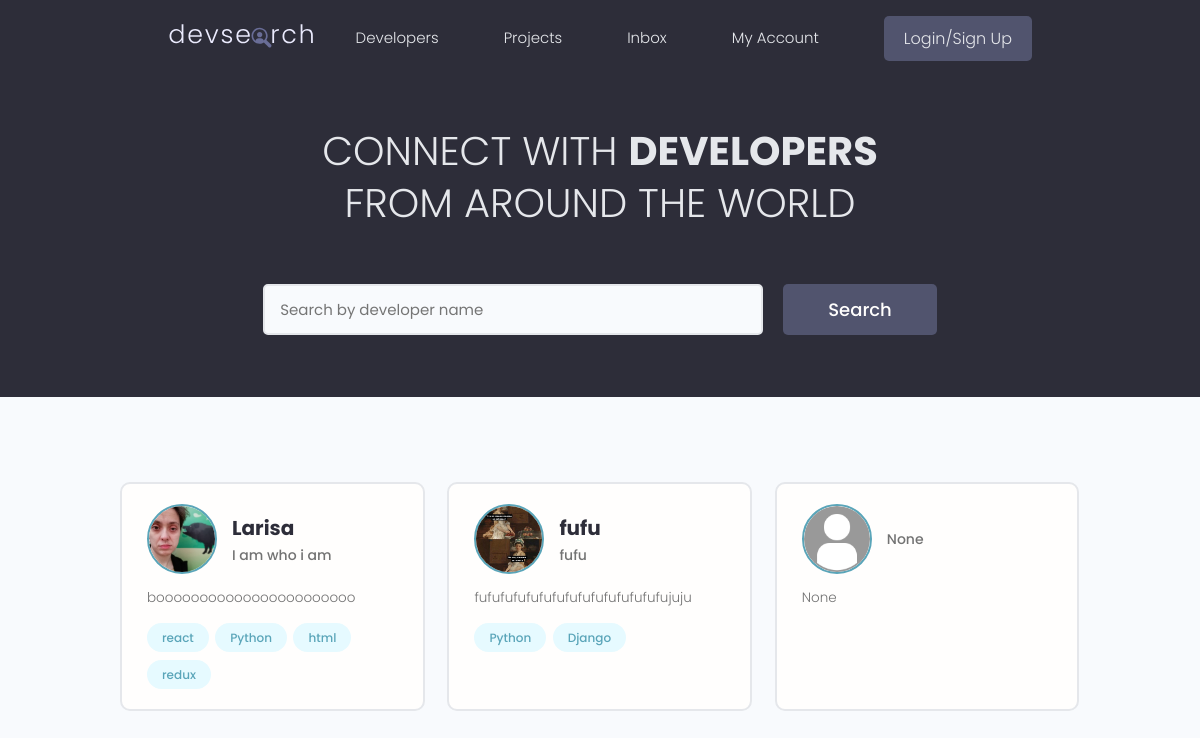
Before: / with the older database file.
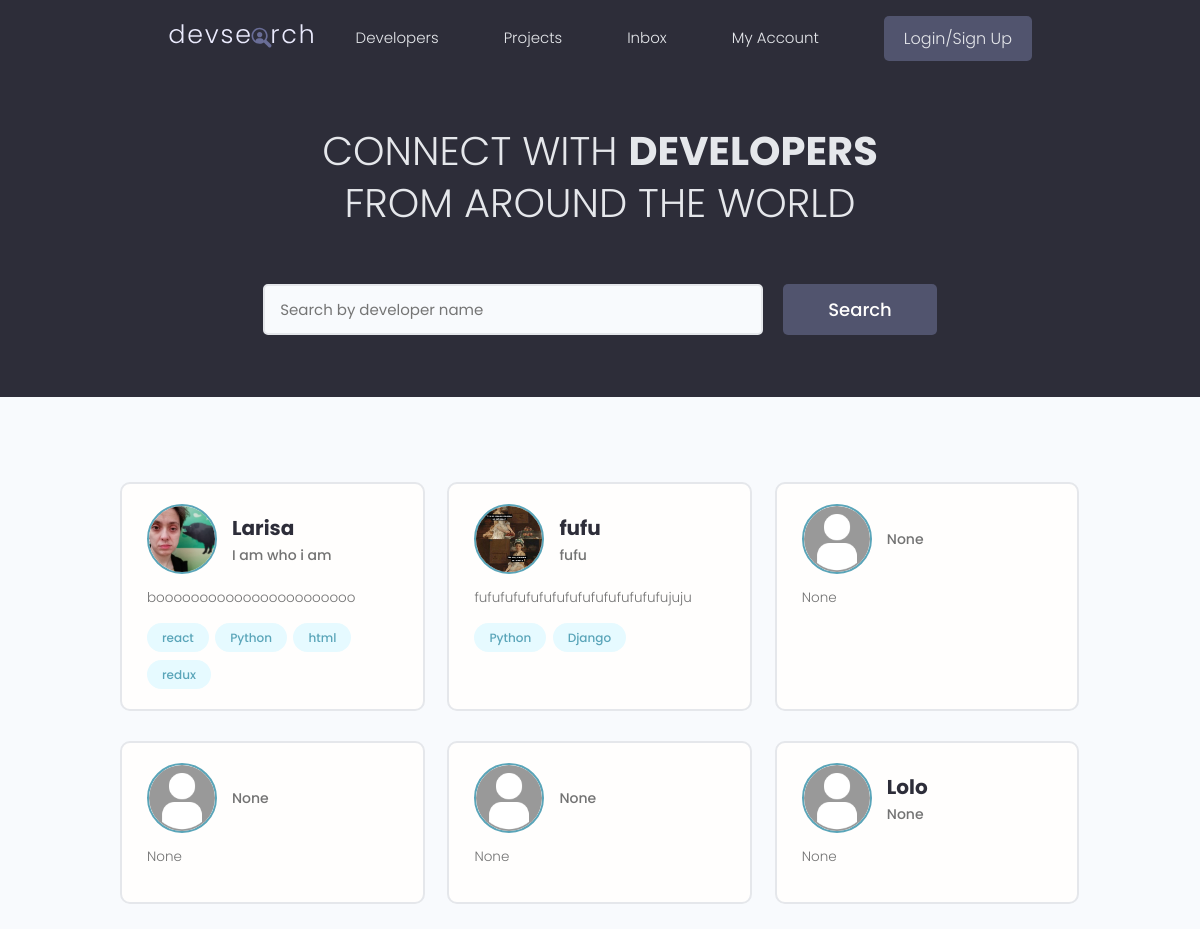
After: the same page with the newer database file.
### users/models.py (models this page shows, shortened)
class Profile(models.Model):
    user = models.OneToOneField(User, on_delete=models.CASCADE, null=True, blank=True)
    name = models.CharField(max_length=200, blank=True, null=True)
    email = models.EmailField(max_length=500, blank=True, null=True)
    username = models.CharField(max_length=200, blank=True, null=True)
    location = models.CharField(max_length=200, blank=True, null=True)
    short_info = models.CharField(max_length=200, blank=True, null=True)
    bio = models.TextField(blank=True, null=True)
    profile_image = models.ImageField(null=True, blank=True, upload_to='profiles/', default='profiles/user-default.jpg')
    social_github = models.CharField(max_length=200, blank=True, null=True)
    social_twitter = models.CharField(max_length=200, blank=True, null=True)
    social_linkedin = models.CharField(max_length=200, blank=True, null=True)
    social_youtube = models.CharField(max_length=200, blank=True, null=True)
    social_website = models.CharField(max_length=200, blank=True, null=True)
    created = models.DateTimeField(auto_now_add=True)
    id = models.UUIDField(default=uuid.uuid4, unique=True, primary_key=True, editable=False)

class Skill(models.Model):
    owner = models.ForeignKey(Profile, on_delete=models.CASCADE, null=True, blank=True)
    name = models.CharField(max_length=200, blank=True, null=True)
    description = models.TextField(null=True, blank=True)
    created = models.DateTimeField(auto_now_add=True)
    id = models.UUIDField(default=uuid.uuid4, unique=True, primary_key=True, editable=False)
    def __str__(self):
        return str(self.name)

### users/views.py (the view)
# urls.py: path('', views.profiles, name="profiles" ),
def profiles(request):
    profiles = Profile.objects.all()
    context = {'profiles': profiles}
    return render(request, 'users/profiles.html', context)

### users/templates/users/profiles.html (shortened to what this page needs)
{% extends 'main.html' %}
{% block content %}
  <main class="home">
    <section class="hero-section text-center">
      <div class="container container--narrow">
        <div class="hero-section__box">
          <h2>CONNECT WITH <span>DEVELOPERS</span></h2>
          <h2>FROM AROUND THE WORLD</h2>
        </div>
        <div class="hero-section__search">
          <form class="form" action="#" method="get">
            <div class="form__field">
              <input class="input input--text" id="formInput#search" type="text" name="text"
                placeholder="Search by developer name" />
            </div>
            <input class="btn btn--sub btn--lg" type="submit" value="Search" />
          </form>
        </div>
      </div>
    </section>
    <section class="devlist">
      <div class="container">
        <div class="grid grid--three">
        {% for profile in profiles %}
          <div class="column card">
            <div class="dev">
              <a href="{% url 'user-profile' profile.id %}" class="card__body">
                <div class="dev__profile">
                  <img class="avatar avatar--md" src="{{profile.profile_image.url}}" alt="image" />
                  <div class="dev__meta">
                    <h3>{{profile.name}}</h3>
                    <h5>{{profile.short_info|slice:"60"}}</h5>
                  </div>
                </div>
                <p class="dev__info">
                  {{profile.bio|slice:"150"}}
                </p>
                <div class="dev__skills">
                {% for skill in profile.skill_set.all|slice:"5" %}
                  <span class="tag tag--pill tag--main">
                    <small>{{skill}}</small>
                  </span>
                 {% endfor %}
                </div>
              </a>
            </div>
          </div>
          {% endfor %}
          </div>
        </div>
    </section>
  </main>
{% endblock content %}

### templates/main.html (shortened to what this page needs)
<!DOCTYPE html>
{% load static %}
<html lang="en">
<head>
    <link rel="stylesheet" href="https://cdn.iconmonstr.com/1.3.0/css/iconmonstr-iconic-font.min.css" />
    <link rel="stylesheet" href="{% static 'uikit/styles/uikit.css' %}" />
    <link rel="stylesheet" href="{% static 'styles/app.css' %}" />
</head>
<body>
    {% include 'nav.html' %}
    {% block content %}
    {% endblock content %}
</body>
</html>

### templates/nav.html (shortened to what this page needs)
{% load static %}
<header class="header">
    <div class="container container--narrow">
      <a href="{% url 'profiles' %}" class="header__logo">
        <img src="{% static 'images/logo.svg' %}" alt="DevSearch Logo" />
      </a>
      <nav class="header__nav">
        <ul class="header__menu">
          <li class="header__menuItem"><a href="{% url 'profiles' %}">Developers</a></li>
          <li class="header__menuItem"><a href="{% url 'projects' %}">Projects</a></li>
          <li class="header__menuItem"><a href="">Inbox</a></li>
          <li class="header__menuItem"><a href="">My Account</a></li>
          {% if request.user.is_authenticated %}
          <li class="header__menuItem"><a href="{% url 'create-project' %}">Add project</a></li>
          <li class="header__menuItem"><a href="{% url 'logout' %}" class="btn btn--sub">Logout</a></li>
          {% else%}
          <li class="header__menuItem"><a href="{% url 'login' %}" class="btn btn--sub">Login/Sign Up</a></li>
          {% endif %}
        </ul>
      </nav>
    </div>
  </header>

### static/styles/app.css (style rules this page uses)
:root { --color-sub: #2d2d39; }
.btn--sub { background-color: var(--color-sub-light); }
.card { border: 2px solid var(--color-light); }
img { width: 100%; }
.header { position: sticky; z-index: 111; background-color: var(--color-sub); padding: 1.5rem 0; }
.header > .container { display: flex; justify-content: space-between; align-items: center; }
.header__logo > img { height: 3.8rem; }
.header__nav > ul { display: inline-flex; align-items: center; list-style: none; gap: 6.5rem; }
.header__menuItem > a { color: var(--color-light); font-weight: 300; }
.hero-section { height: 40vh; display: flex; align-items: center; background-color: var(--color-sub); }
.hero-section__box { margin-bottom: 4rem; }
.hero-section__box > h2, .hero-section__box > h2 > span { font-size: 4rem; color: var(--color-light); line-height: 1.3; text-transform: uppercase; }
.hero-section__box > h2 { font-weight: 300; }
.hero-section__box > h2 > span { font-weight: 700; }
.hero-section__search > .form { display: flex; align-items: center; justify-content: center; gap: 2rem; }
.hero-section__search > .form input.input--text { width: 50rem; }
.devlist { margin-top: 8rem; }
.devlist .grid { align-items: stretch; }
.devlist .dev .dev__profile { display: flex; align-items: center; gap: 1.5rem; }
.devlist .dev .dev__meta h3 { color: var(--color-sub); font-size: 2rem; font-weight: 700; }
.devlist .dev .dev__meta h5 { color: var(--color-text); font-size: 1.4rem; font-weight: 500; }
.devlist .dev .dev__info { margin: 1.5rem 0; font-size: 1.35rem; line-height: 1.4; text-align: justify; }

### static/uikit/styles/modules/_variables.css (style rules this page uses)
:root { --color-main: #5aa5b9; --color-main-light: #e6faff; --color-sub: #3f4156; --color-sub-light: #51546e; --color-sub-lighter: #ededfd; --color-text: #737373; --color-gray: #8b8b8b; --color-light: #e5e7eb; --color-light-gray: #767676; --color-bg: #f8fafd; --color-white: #fffefd; --color-white-light: #f3f3f3; --color-success: #359e64; --color-success-bg: #def8e8; --color-error: #fc4b0b; --color-error-bg: #fff2ee; --font-base: 'Poppins', arial, helvetica, 'Segoe UI', roboto, ubuntu, sans-serif; --font-monospace: 'Fira Code', 'Courier New', courier, monospace; --font-regular: 300; --font-medium: 500; --font-bold: 700; --generic-shadow: 1px 1px 5px #00000010; --generic-transition: all 0.3s ease-in-out; }

### static/uikit/styles/modules/_base.css (style rules this page uses)
* { margin: 0; padding: 0; box-sizing: border-box; text-rendering: optimizeLegibility; color: inherit; font-size: inherit; }
html { font-size: 50%; }
@media only screen and (min-width: 480px) { html { font-size: 56.25%; } }
@media only screen and (min-width: 1200px) { html { font-size: 62.5%; } }
body { line-height: 1.6; font-weight: 400; font-size: 1.5rem; color: var(--color-text); background-color: var(--color-bg); min-height: 100vh; }

### static/uikit/styles/modules/_typography.css (style rules this page uses)
* { font-family: var(--font-base); }
h2 { font-size: 3.6rem; font-weight: var(--font-bold); }
h3 { font-size: 3.2rem; font-weight: var(--font-medium); }
h5 { font-size: 2.4rem; font-weight: var(--font-medium); }
h5, h6 { font-weight: var(--font-regular); }
p, span, strong { font-size: 1.6rem; color: var(--color-text); font-weight: var(--font-regular); }
a { padding-bottom: 2px; text-decoration: none; display: inline-block; color: var(--color-main); font-weight: var(--font-medium); }

### static/uikit/styles/modules/_utilities.css (style rules this page uses)
.container { width: 92%; max-width: 165rem; margin: 0 auto; box-sizing: border-box; }
.container--narrow { width: 92%; max-width: 120rem; }
@media screen and (min-width: 1000px) { .container { width: 90%; } }
@media screen and (min-width: 1000px) { .container--narrow { width: 85%; } }
@media screen and (min-width: 1200px) { .container { width: 80%; } }
@media screen and (min-width: 1200px) { .container--narrow { width: 72%; } }
.text-center { text-align: center; }

### static/uikit/styles/modules/_avatar.css (style rules this page uses)
.avatar { border-radius: 50%; border: 2px solid var(--color-main); object-fit: cover; }
.avatar--md { height: 7rem; width: 7rem; }

### static/uikit/styles/modules/_button.css (style rules this page uses)
.btn { display: inline-block; position: relative; cursor: pointer; background-color: var(--color-light); font-weight: var(--font-medium); color: var(--color-sub); text-decoration: none; padding: 1rem 2rem; border-radius: 0.5rem; border: none; width: -webkit-fit-content; width: -moz-fit-content; width: fit-content; height: -webkit-fit-content; height: -moz-fit-content; height: fit-content; font-size: 1.6rem; outline-width: 0; outline-color: transparent; -webkit-backface-visibility: hidden; backface-visibility: hidden; transition: all 0.3s ease-in-out; }
.btn--sub { background-color: var(--color-sub); color: var(--color-white); }
.btn--lg { font-size: 1.8rem; padding: 1.2rem 4.5rem; }

Changed rows visible on the page:
added Profile: profile_image (placeholder picture), short_info "None", bio "None"
added Profile: profile_image (placeholder picture), short_info "None", bio "None"
added Profile: profile_image (placeholder picture), name "Lolo", short_info "None", bio "None"
